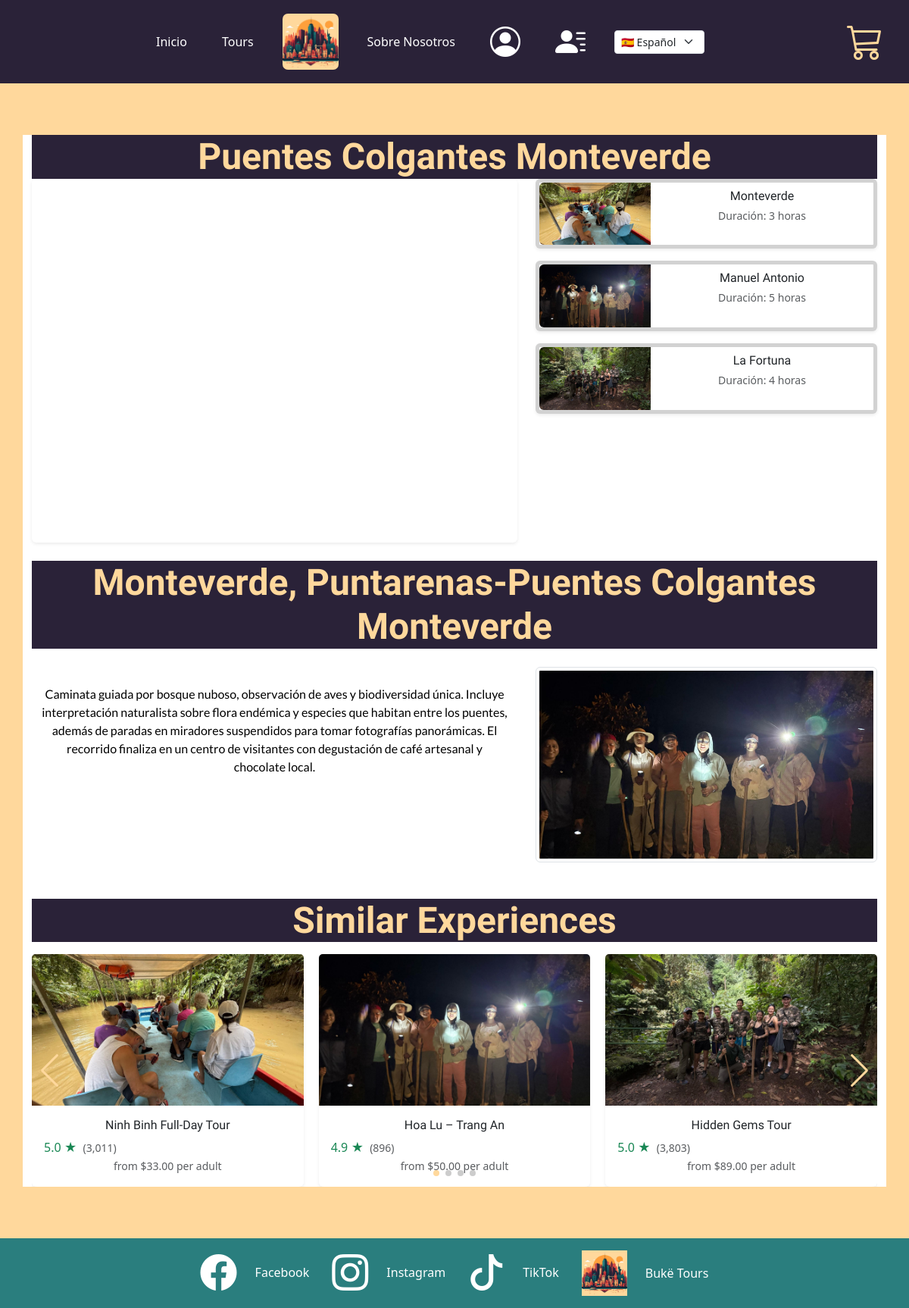
Screenshot of /tour/index.php with the database file from the repository.
### tables this page shows
CREATE TABLE tour (
  id INT UNSIGNED NOT NULL AUTO_INCREMENT,
  sku VARCHAR(130) NOT NULL,
  title VARCHAR(150) NOT NULL,
  location VARCHAR(150) NOT NULL,
  category VARCHAR(50) NOT NULL,
  price_usd DECIMAL(10,2) NOT NULL,
  cupon_code VARCHAR(50) NULL,
  cupon_discount INT DEFAULT 0,
  rating DECIMAL(3,1) NOT NULL,
  duration_hours DECIMAL(4,1) NOT NULL,
  discount INT NOT NULL,
  img VARCHAR(500) NOT NULL,
  description VARCHAR(500) NOT NULL,
  iframe TEXT NULL,
  created_at TIMESTAMP DEFAULT CURRENT_TIMESTAMP,
  updated_at TIMESTAMP DEFAULT CURRENT_TIMESTAMP ON UPDATE CURRENT_TIMESTAMP,
  adults_limit   INT UNSIGNED NOT NULL DEFAULT 0,
  children_limit INT UNSIGNED NOT NULL DEFAULT 0,
  PRIMARY KEY (id),
  UNIQUE KEY uq_tours_sku (sku)
);

### php/helpers/get-iframe.php (called while the page is built, shortened)
<?php
function getIframe(?string $iframeUrl): ?string {
    if ($iframeUrl === null) {
        return null;
    }
    $iframeUrl = trim($iframeUrl);
    return $iframeUrl;
}
?>

### tour/index.php (the view, shortened to what this page needs)
<?php
$tourId = 1;
$mysqli = openConnection();
$sqlTour = 'SELECT * FROM tour WHERE id=? LIMIT 1';
$tour= $mysqli->prepare($sqlTour);
$tour->bind_param("i", $tourId);
$tour->execute();
$tourResult = $tour->get_result();
$rows = [];
if ($tourResult) {
    while ($row = $tourResult->fetch_assoc()) {
        $rows[] = $row;
    }
}
include '../php/helpers/get-iframe.php';
?>
<!DOCTYPE html>
<html lang="es">
  <head>
    <link rel="stylesheet" href="/Buke-Tours/assets/css/tours.css" type="text/css" />
    <?php
      include '../php/styles/common-styles.php';
    ?>
  </head>
  <body>
    <main class="content bg-buke-tours">
      <section
  class="py-5">
  <div class="container bg-white ">
    <h1 class="titulo">
      <?php
      if(isset($rows[0]['title'])){
        echo $rows[0]['title'];
      }
      ?>
    </h1>
    <div class="row g-4">
      <div class="col-lg-7">
        <div class="ratio ratio-4x3 rounded shadow-sm">
          <?php foreach ($rows as $filaTour):
            $iframeSrc = getIframe($filaTour['iframe'] ?? null);
            $fallback  = 'https://www.google.com/maps?q=' . urlencode(($filaTour['location'].",". $filaTour['title'])?? '') . '&output=embed';
          ?>
            <?php if ($iframeSrc): ?>
              <iframe
                src="<?php echo htmlspecialchars($iframeSrc, ENT_QUOTES, 'UTF-8'); ?>"
                width="600"
                height="450"
                style="border:0;"
                allowfullscreen=""
                loading="lazy"
>
              </iframe>
            <?php else: ?>
              <iframe
                src="<?php echo htmlspecialchars($fallback, ENT_QUOTES, 'UTF-8'); ?>"
                width="600"
                height="450"
                style="border:0;"
                allowfullscreen=""
                loading="lazy"
>
              </iframe>
            <?php endif; ?>
          <?php endforeach; ?>
        </div>
      </div>
      <div class="col-lg-5">
        <div class="d-flex flex-column gap-3">
          <div class="card shadow-sm border-5">
            <div class="row g-0">
              <div class="col-4">
                <img src="../assets/img/tour1.jpg" class="img-fluid rounded-start" alt="">
              </div>
              <div class="col-8 p-2">
                <h6 class="mb-1">Monteverde</h6>
                <small class="text-muted"><?php echo $lang['label_duracion'] ?> 3 <?php echo $lang['opcion_horas'] ?></small>
              </div>
            </div>
          </div>
          <div class="card shadow-sm border-5">
            <div class="row g-0">
              <div class="col-4">
                <img src="../assets/img/tour2.jpg" class="img-fluid rounded-start" alt="">
              </div>
              <div class="col-8 p-2">
                <h6 class="mb-1">Manuel Antonio</h6>
                <small class="text-muted"><?php echo $lang['label_duracion'] ?> 5 <?php echo $lang['opcion_horas'] ?></small>
              </div>
            </div>
          </div>
          <div class="card shadow-sm border-5">
            <div class="row g-0">
              <div class="col-4">
                <img src="../assets/img/tour3.jpg" class="img-fluid rounded-start" alt="">
              </div>
              <div class="col-8 p-2">
                <h6 class="mb-1">La Fortuna</h6>
                <small class="text-muted"><?php echo $lang['label_duracion'] ?> 4 <?php echo $lang['opcion_horas'] ?></small>
              </div>
            </div>
          </div>
        </div>
      </div>
      <div class="col-lg-12">
        <h1 class="titulo">
        <?php
        if(isset($rows[0]['location'])){
          echo $rows[0]['location']. "-". $rows[0]['title'];
        }
        ?>
      </h1>
      </div>
      <div class="col-lg-7 p-4">
        <p>
          <?php
          if(isset($rows[0]['description'])){
            echo $rows[0]['description'];
          }
          ?>
        </p>
      </div>
      <div class="col-lg-5">
        <img class="float-right img-thumbnail" src="<?php echo $rows[0]['img']; ?>" alt="<?php echo $rows[0]['title']; ?>">
      </div>
    </div>
  <h4 class="mt-5 mb-3 titulo">Similar Experiences</h4>
<link rel="stylesheet" href="https://cdn.jsdelivr.net/npm/swiper@11/swiper-bundle.min.css" />
<div class="swiper mySwiperSimilar">
  <div class="swiper-wrapper">
    <div class="swiper-slide">
      <div class="card shadow-sm border-0 h-100">
        <img src="../assets/img/tour1.jpg" class="card-img-top" alt="">
        <div class="card-body">
          <h6>Ninh Binh Full-Day Tour</h6>
          <div class="d-flex align-items-center">
            <span class="text-success me-2">5.0 ★</span>
            <small class="text-muted">(3,011)</small>
          </div>
          <small class="text-muted">from $33.00 per adult</small>
        </div>
      </div>
    </div>
    <div class="swiper-slide">
      <div class="card shadow-sm border-0 h-100">
        <img src="../assets/img/tour2.jpg" class="card-img-top" alt="">
        <div class="card-body">
          <h6>Hoa Lu – Trang An</h6>
          <div class="d-flex align-items-center">
            <span class="text-success me-2">4.9 ★</span>
            <small class="text-muted">(896)</small>
          </div>
          <small class="text-muted">from $50.00 per adult</small>
        </div>
      </div>
    </div>
    <div class="swiper-slide">
      <div class="card shadow-sm border-0 h-100">
        <img src="../assets/img/tour3.jpg" class="card-img-top" alt="">
        <div class="card-body">
          <h6>Hidden Gems Tour</h6>
          <div class="d-flex align-items-center">
            <span class="text-success me-2">5.0 ★</span>
            <small class="text-muted">(3,803)</small>
          </div>
          <small class="text-muted">from $89.00 per adult</small>
        </div>
      </div>
    </div>
  </div>
  <div class="swiper-button-next"></div>
  <div class="swiper-button-prev"></div>
  <div class="swiper-pagination"></div>
</div>
  </div>
</section>
    </main>
    <?php
    include '../php/components/footer.php';
    ?>
  </body>
</html>

### assets/css/tours.css (style rules this page uses)
iframe { width: 100%; height: 100%; border: 0; }
:root { --card-radius: 0.5rem; }
body { font-family: "Inter", system-ui, -apple-system, "Segoe UI", Roboto, Arial, sans-serif; }
.card-img-top { height: 200px; object-fit: cover; }

### assets/css/main.css (style rules this page uses)
body { text-align: center; margin: 0; padding: 0; background: url("../img/fondo.png"); background-size: cover; background-repeat: no-repeat; display: flex; flex-direction: column; height: 100vh; background-attachment: fixed; }
body, main, nav, footer { width: 100%; }
main { z-index: 1; }
h1, h2, h3, h4, h5, h6 { font-family: "Gabarito", serif; }
p { font-family: "Lato", serif; }
html, body { position: relative; height: 100%; overflow-x: hidden; }
body { margin: 0 auto; padding: 0; }
.swiper-button-next, .swiper-button-prev, #shopping-cart { color: #ffd89c !important; }
.bg-buke-tours, .swiper-pagination-bullet-active, .btn-danger-buke-tours { background: #ffd89c !important; border: #e0b678 !important; color: #000 !important; }
.titulo { color: #ffd89c; font-size: 48px; font-weight: bold; width: 100%; margin: 0 auto; background: #2a2238; }
.content { max-width: 1200px; margin: 0 auto; padding: 20px; }

### rows the page displays
tour: title "Puentes Colgantes Monteverde", location "Monteverde, Puntarenas", description "Caminata guiada por bosque nuboso, observación de aves y biodiversidad única. Incluye interpretación naturalista sobre flora endémica y especies que habitan entre los puentes, además de paradas en miradores suspendidos para tomar fotografías panorámicas. El recorrido finaliza en un centro de visitantes con degustación de café artesanal y chocolate local.", img (picture)

### other values shown
$lang['inicio'] "Inicio"
$lang['tours'] "Tours"
$lang['sobre_nosotros'] "Sobre Nosotros"
$lang['label_duracion'] "Duración:"
$lang['opcion_horas'] "horas"
